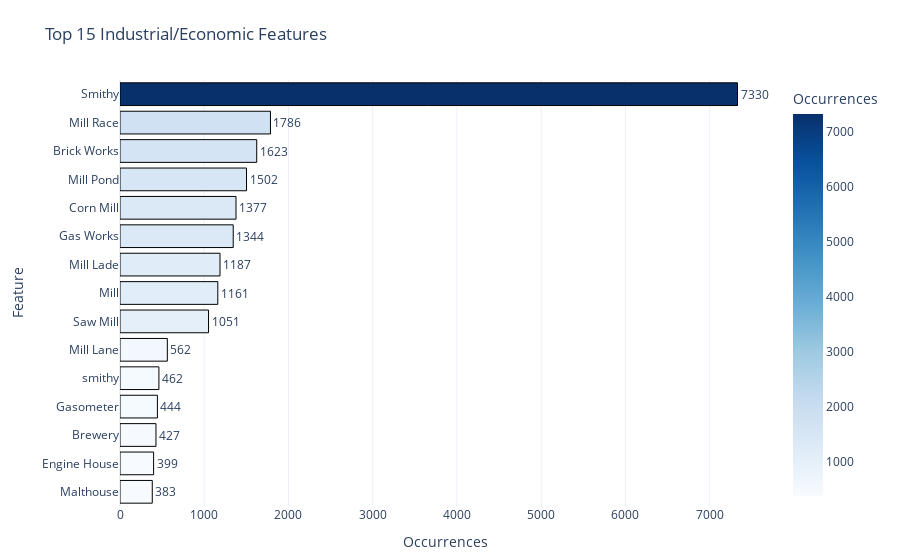

Here is the notebook cell this chart was saved with:
### Code cell
# LLM Generated Code #

import plotly.express as px

# 1. Subset industrial bucket
df_industrial = df[df['category'] == 'Industrial']

# 2. Compute top 15 and reset index so we get two columns
top15 = (
    df_industrial['final_text']
      .value_counts()
      .nlargest(15)
      .reset_index()
)

# 3. Rename for clarity
top15.columns = ['feature', 'count']

# 4. Plot horizontal bar chart
fig = px.bar(
    top15,
    x='count',
    y='feature',
    orientation='h',
    color='count',
    color_continuous_scale='Blues',
    title='Top 15 Industrial/Economic Features',
    labels={'feature':'Feature','count':'Occurrences'},
    text='count'
)

# 5. Tidy up style
fig.update_layout(
    yaxis={'categoryorder':'total ascending'},
    template='plotly_white',
    margin=dict(l=120, r=40, t=80, b=40)
)
fig.update_traces(textposition='outside', marker_line_width=1, marker_line_color='black')

fig.show()
fig.write_html("industrial.html")

### Figure 1 — Plotly figure (JSON) as saved in the notebook; plotly's stock layout.template omitted (floating-point values rounded to 4 significant figures)
{"data": [{"alignmentgroup": "True", "hovertemplate": "Occurrences=%{marker.color}<br>Feature=%{y}<extra></extra>", "legendgroup": "", "marker": {"color": [7330, 1786, 1623, 1502, 1377, 1344, 1187, 1161, 1051, 562, 462, 444, 427, 399, 383], "coloraxis": "coloraxis", "line": {"color": "black", "width": 1}, "pattern": {"shape": ""}}, "name": "", "offsetgroup": "", "orientation": "h", "showlegend": false, "text": [7330, 1786, 1623, 1502, 1377, 1344, 1187, 1161, 1051, 562, 462, 444, 427, 399, 383], "textposition": "outside", "type": "bar", "x": [7330, 1786, 1623, 1502, 1377, 1344, 1187, 1161, 1051, 562, 462, 444, 427, 399, 383], "xaxis": "x", "y": ["Smithy", "Mill Race", "Brick Works", "Mill Pond", "Corn Mill", "Gas Works", "Mill Lade", "Mill", "Saw Mill", "Mill Lane", "smithy", "Gasometer", "Brewery", "Engine House", "Malthouse"], "yaxis": "y"}], "layout": {"autosize": true, "barmode": "relative", "coloraxis": {"colorbar": {"title": {"text": "Occurrences"}}, "colorscale": [[0, "rgb(247,251,255)"], [0.125, "rgb(222,235,247)"], [0.25, "rgb(198,219,239)"], [0.375, "rgb(158,202,225)"], [0.5, "rgb(107,174,214)"], [0.625, "rgb(66,146,198)"], [0.75, "rgb(33,113,181)"], [0.875, "rgb(8,81,156)"], [1, "rgb(8,48,107)"]]}, "legend": {"tracegroupgap": 0}, "margin": {"b": 40, "l": 120, "r": 40, "t": 80}, "title": {"text": "Top 15 Industrial/Economic Features"}, "xaxis": {"anchor": "y", "autorange": true, "domain": [0, 1], "range": [0, 7716.0], "title": {"text": "Occurrences"}, "type": "linear"}, "yaxis": {"anchor": "x", "autorange": true, "categoryorder": "total ascending", "domain": [0, 1], "range": [-0.5, 14.5], "title": {"text": "Feature"}, "type": "category"}}}
